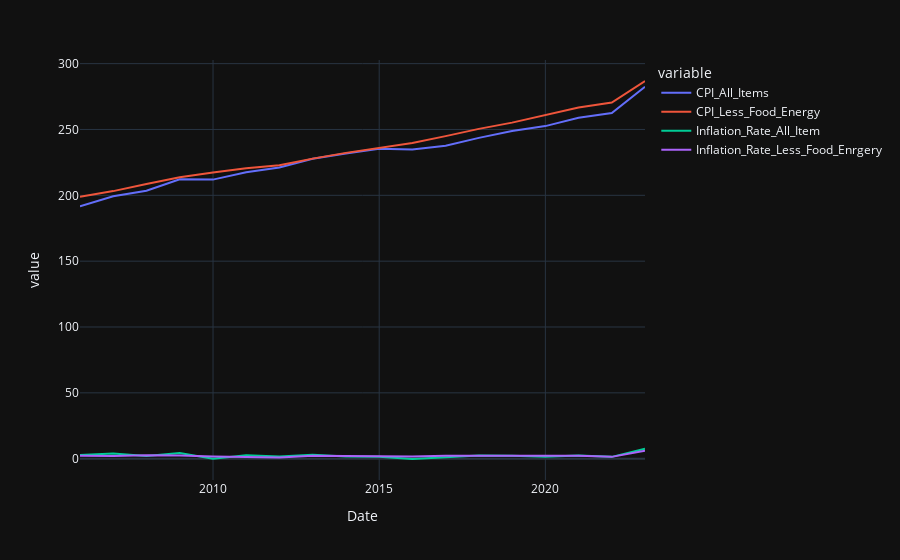

Notebook source saved alongside this figure:
### Code cell
data_2007_2024 = annual_cpi[(annual_cpi.index >= '2005-01-01') & (annual_cpi.index < '2023-01-01')]

px.line(data_2007_2024)

### Figure 1 — Plotly figure (JSON) as saved in the notebook; plotly's stock layout.template omitted (floating-point values rounded to 4 significant figures)
{"data": [{"hovertemplate": "variable=CPI_All_Items<br>Date=%{x}<br>value=%{y}<extra></extra>", "legendgroup": "CPI_All_Items", "line": {"color": "#636efa", "dash": "solid"}, "marker": {"symbol": "circle"}, "mode": "lines", "name": "CPI_All_Items", "orientation": "v", "showlegend": true, "x": ["2005-12-31T00:00:00", "2006-12-31T00:00:00", "2007-12-31T00:00:00", "2008-12-31T00:00:00", "2009-12-31T00:00:00", "2010-12-31T00:00:00", "2011-12-31T00:00:00", "2012-12-31T00:00:00", "2013-12-31T00:00:00", "2014-12-31T00:00:00", "2015-12-31T00:00:00", "2016-12-31T00:00:00", "2017-12-31T00:00:00", "2018-12-31T00:00:00", "2019-12-31T00:00:00", "2020-12-31T00:00:00", "2021-12-31T00:00:00", "2022-12-31T00:00:00"], "xaxis": "x", "y": [191.6, 199.3, 203.4, 212.2, 211.9, 217.5, 221.2, 227.8, 231.7, 235.3, 234.7, 237.7, 243.6, 248.9, 252.6, 258.9, 262.5, 282.4], "yaxis": "y", "type": "scatter"}, {"hovertemplate": "variable=CPI_Less_Food_Energy<br>Date=%{x}<br>value=%{y}<extra></extra>", "legendgroup": "CPI_Less_Food_Energy", "line": {"color": "#EF553B", "dash": "solid"}, "marker": {"symbol": "circle"}, "mode": "lines", "name": "CPI_Less_Food_Energy", "orientation": "v", "showlegend": true, "x": ["2005-12-31T00:00:00", "2006-12-31T00:00:00", "2007-12-31T00:00:00", "2008-12-31T00:00:00", "2009-12-31T00:00:00", "2010-12-31T00:00:00", "2011-12-31T00:00:00", "2012-12-31T00:00:00", "2013-12-31T00:00:00", "2014-12-31T00:00:00", "2015-12-31T00:00:00", "2016-12-31T00:00:00", "2017-12-31T00:00:00", "2018-12-31T00:00:00", "2019-12-31T00:00:00", "2020-12-31T00:00:00", "2021-12-31T00:00:00", "2022-12-31T00:00:00"], "xaxis": "x", "y": [199.0, 203.2, 208.6, 213.8, 217.3, 220.6, 222.8, 227.9, 232.2, 236.0, 239.8, 245.0, 250.5, 255.2, 260.8, 266.7, 270.4, 286.8], "yaxis": "y", "type": "scatter"}, {"hovertemplate": "variable=Inflation_Rate_All_Item<br>Date=%{x}<br>value=%{y}<extra></extra>", "legendgroup": "Inflation_Rate_All_Item", "line": {"color": "#00cc96", "dash": "solid"}, "marker": {"symbol": "circle"}, "mode": "lines", "name": "Inflation_Rate_All_Item", "orientation": "v", "showlegend": true, "x": ["2005-12-31T00:00:00", "2006-12-31T00:00:00", "2007-12-31T00:00:00", "2008-12-31T00:00:00", "2009-12-31T00:00:00", "2010-12-31T00:00:00", "2011-12-31T00:00:00", "2012-12-31T00:00:00", "2013-12-31T00:00:00", "2014-12-31T00:00:00", "2015-12-31T00:00:00", "2016-12-31T00:00:00", "2017-12-31T00:00:00", "2018-12-31T00:00:00", "2019-12-31T00:00:00", "2020-12-31T00:00:00", "2021-12-31T00:00:00", "2022-12-31T00:00:00"], "xaxis": "x", "y": [2.845, 4.019, 2.076, 4.295, -0.1136, 2.621, 1.701, 3.009, 1.684, 1.558, -0.2299, 1.238, 2.51, 2.151, 1.488, 2.512, 1.395, 7.57], "yaxis": "y", "type": "scatter"}, {"hovertemplate": "variable=Inflation_Rate_Less_Food_Enrgery<br>Date=%{x}<br>value=%{y}<extra></extra>", "legendgroup": "Inflation_Rate_Less_Food_Enrgery", "line": {"color": "#ab63fa", "dash": "solid"}, "marker": {"symbol": "circle"}, "mode": "lines", "name": "Inflation_Rate_Less_Food_Enrgery", "orientation": "v", "showlegend": true, "x": ["2005-12-31T00:00:00", "2006-12-31T00:00:00", "2007-12-31T00:00:00", "2008-12-31T00:00:00", "2009-12-31T00:00:00", "2010-12-31T00:00:00", "2011-12-31T00:00:00", "2012-12-31T00:00:00", "2013-12-31T00:00:00", "2014-12-31T00:00:00", "2015-12-31T00:00:00", "2016-12-31T00:00:00", "2017-12-31T00:00:00", "2018-12-31T00:00:00", "2019-12-31T00:00:00", "2020-12-31T00:00:00", "2021-12-31T00:00:00", "2022-12-31T00:00:00"], "xaxis": "x", "y": [2.261, 2.111, 2.657, 2.479, 1.672, 1.512, 0.9835, 2.277, 1.91, 1.607, 1.632, 2.145, 2.25, 1.891, 2.179, 2.275, 1.396, 6.061], "yaxis": "y", "type": "scatter"}], "layout": {"xaxis": {"anchor": "y", "domain": [0.0, 1.0], "title": {"text": "Date"}}, "yaxis": {"anchor": "x", "domain": [0.0, 1.0], "title": {"text": "value"}}, "legend": {"title": {"text": "variable"}, "tracegroupgap": 0}, "margin": {"t": 60}}}
